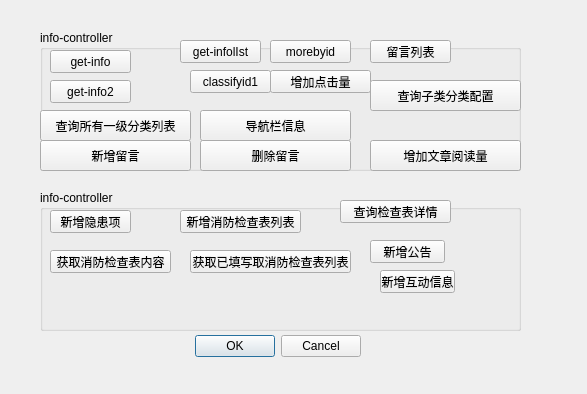
<?xml version="1.0" encoding="UTF-8"?>
<ui version="4.0">
 <class>HsfTestDialog</class>
 <widget class="QDialog" name="HsfTestDialog">
  <property name="geometry">
   <rect>
    <x>0</x>
    <y>0</y>
    <width>587</width>
    <height>394</height>
   </rect>
  </property>
  <property name="windowTitle">
   <string>Dialog</string>
  </property>
  <widget class="QDialogButtonBox" name="buttonBox">
   <property name="geometry">
    <rect>
     <x>20</x>
     <y>330</y>
     <width>341</width>
     <height>32</height>
    </rect>
   </property>
   <property name="orientation">
    <enum>Qt::Horizontal</enum>
   </property>
   <property name="standardButtons">
    <set>QDialogButtonBox::Cancel|QDialogButtonBox::Ok</set>
   </property>
  </widget>
  <widget class="QGroupBox" name="groupBox">
   <property name="geometry">
    <rect>
     <x>40</x>
     <y>30</y>
     <width>481</width>
     <height>141</height>
    </rect>
   </property>
   <property name="title">
    <string>info-controller</string>
   </property>
   <widget class="QPushButton" name="infoID">
    <property name="geometry">
     <rect>
      <x>10</x>
      <y>20</y>
      <width>81</width>
      <height>23</height>
     </rect>
    </property>
    <property name="text">
     <string>get-info</string>
    </property>
   </widget>
   <widget class="QPushButton" name="infoID_S">
    <property name="geometry">
     <rect>
      <x>10</x>
      <y>50</y>
      <width>81</width>
      <height>23</height>
     </rect>
    </property>
    <property name="text">
     <string>get-info2</string>
    </property>
   </widget>
   <widget class="QPushButton" name="infoList">
    <property name="geometry">
     <rect>
      <x>140</x>
      <y>10</y>
      <width>81</width>
      <height>23</height>
     </rect>
    </property>
    <property name="text">
     <string>get-infolIst</string>
    </property>
   </widget>
   <widget class="QPushButton" name="infoListID">
    <property name="geometry">
     <rect>
      <x>150</x>
      <y>40</y>
      <width>81</width>
      <height>23</height>
     </rect>
    </property>
    <property name="text">
     <string>classifyid1</string>
    </property>
   </widget>
   <widget class="QPushButton" name="morebyid">
    <property name="geometry">
     <rect>
      <x>230</x>
      <y>10</y>
      <width>81</width>
      <height>23</height>
     </rect>
    </property>
    <property name="text">
     <string>morebyid</string>
    </property>
   </widget>
   <widget class="QPushButton" name="updateLikeTimes">
    <property name="geometry">
     <rect>
      <x>230</x>
      <y>40</y>
      <width>101</width>
      <height>23</height>
     </rect>
    </property>
    <property name="text">
     <string>增加点击量</string>
    </property>
   </widget>
   <widget class="QPushButton" name="commentList">
    <property name="geometry">
     <rect>
      <x>330</x>
      <y>10</y>
      <width>81</width>
      <height>23</height>
     </rect>
    </property>
    <property name="text">
     <string>留言列表</string>
    </property>
   </widget>
   <widget class="QPushButton" name="childlevel">
    <property name="geometry">
     <rect>
      <x>330</x>
      <y>50</y>
      <width>151</width>
      <height>31</height>
     </rect>
    </property>
    <property name="text">
     <string>查询子类分类配置</string>
    </property>
   </widget>
   <widget class="QPushButton" name="firstLevel">
    <property name="geometry">
     <rect>
      <x>0</x>
      <y>80</y>
      <width>151</width>
      <height>31</height>
     </rect>
    </property>
    <property name="text">
     <string>查询所有一级分类列表</string>
    </property>
   </widget>
   <widget class="QPushButton" name="infoNavigation">
    <property name="geometry">
     <rect>
      <x>160</x>
      <y>80</y>
      <width>151</width>
      <height>31</height>
     </rect>
    </property>
    <property name="text">
     <string>导航栏信息</string>
    </property>
   </widget>
   <widget class="QPushButton" name="addComments">
    <property name="geometry">
     <rect>
      <x>0</x>
      <y>110</y>
      <width>151</width>
      <height>31</height>
     </rect>
    </property>
    <property name="text">
     <string>新增留言</string>
    </property>
   </widget>
   <widget class="QPushButton" name="delComments">
    <property name="geometry">
     <rect>
      <x>160</x>
      <y>110</y>
      <width>151</width>
      <height>31</height>
     </rect>
    </property>
    <property name="text">
     <string>删除留言</string>
    </property>
   </widget>
   <widget class="QPushButton" name="updateReadTimes">
    <property name="geometry">
     <rect>
      <x>330</x>
      <y>110</y>
      <width>151</width>
      <height>31</height>
     </rect>
    </property>
    <property name="text">
     <string>增加文章阅读量</string>
    </property>
   </widget>
  </widget>
  <widget class="QGroupBox" name="groupBox_2">
   <property name="geometry">
    <rect>
     <x>40</x>
     <y>190</y>
     <width>481</width>
     <height>141</height>
    </rect>
   </property>
   <property name="title">
    <string>info-controller</string>
   </property>
   <widget class="QPushButton" name="addCheck">
    <property name="geometry">
     <rect>
      <x>10</x>
      <y>20</y>
      <width>81</width>
      <height>23</height>
     </rect>
    </property>
    <property name="text">
     <string>新增隐患项</string>
    </property>
   </widget>
   <widget class="QPushButton" name="getCheckContentName">
    <property name="geometry">
     <rect>
      <x>10</x>
      <y>60</y>
      <width>121</width>
      <height>23</height>
     </rect>
    </property>
    <property name="text">
     <string>获取消防检查表内容</string>
    </property>
   </widget>
   <widget class="QPushButton" name="addFormCheck">
    <property name="geometry">
     <rect>
      <x>140</x>
      <y>20</y>
      <width>121</width>
      <height>23</height>
     </rect>
    </property>
    <property name="text">
     <string>新增消防检查表列表</string>
    </property>
   </widget>
   <widget class="QPushButton" name="getFormList">
    <property name="geometry">
     <rect>
      <x>150</x>
      <y>60</y>
      <width>161</width>
      <height>23</height>
     </rect>
    </property>
    <property name="text">
     <string>获取已填写取消防检查表列表</string>
    </property>
   </widget>
   <widget class="QPushButton" name="getFormListDetail">
    <property name="geometry">
     <rect>
      <x>300</x>
      <y>10</y>
      <width>111</width>
      <height>23</height>
     </rect>
    </property>
    <property name="text">
     <string>查询检查表详情</string>
    </property>
   </widget>
   <widget class="QPushButton" name="addMessage">
    <property name="geometry">
     <rect>
      <x>330</x>
      <y>50</y>
      <width>75</width>
      <height>23</height>
     </rect>
    </property>
    <property name="text">
     <string>新增公告</string>
    </property>
   </widget>
   <widget class="QPushButton" name="addComment">
    <property name="geometry">
     <rect>
      <x>340</x>
      <y>80</y>
      <width>75</width>
      <height>23</height>
     </rect>
    </property>
    <property name="text">
     <string>新增互动信息</string>
    </property>
   </widget>
  </widget>
 </widget>
 <resources/>
 <connections>
  <connection>
   <sender>buttonBox</sender>
   <signal>accepted()</signal>
   <receiver>HsfTestDialog</receiver>
   <slot>accept()</slot>
   <hints>
    <hint type="sourcelabel">
     <x>248</x>
     <y>254</y>
    </hint>
    <hint type="destinationlabel">
     <x>157</x>
     <y>274</y>
    </hint>
   </hints>
  </connection>
  <connection>
   <sender>buttonBox</sender>
   <signal>rejected()</signal>
   <receiver>HsfTestDialog</receiver>
   <slot>reject()</slot>
   <hints>
    <hint type="sourcelabel">
     <x>316</x>
     <y>260</y>
    </hint>
    <hint type="destinationlabel">
     <x>286</x>
     <y>274</y>
    </hint>
   </hints>
  </connection>
 </connections>
</ui>
